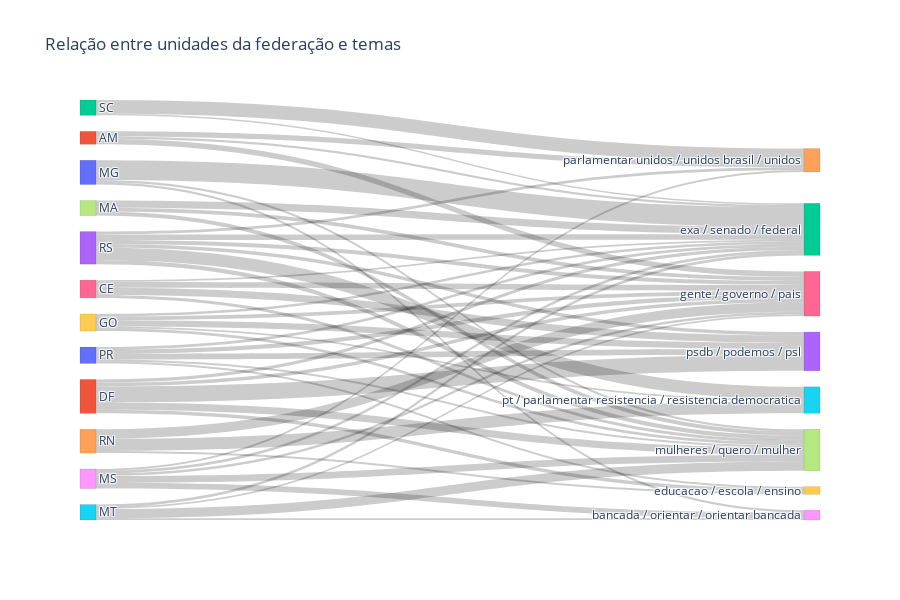

The notebook cell this image was saved under:
### Markdown cell above
### Unidades da federação e temas

A análise revela quais temas dominam a pauta dos senadores de cada estado.

### Code cell
fluxo_uf = preparar_fluxo(
    df_temas,
    origem='UF',
    destino='tema_label',
    top_origem=12,
    top_destino=8,
    min_fluxo=20
)

fluxo_uf_top = plotar_sankey(
    fluxo_uf,
    origem='UF',
    destino='tema_label',
    titulo='Relação entre unidades da federação e temas'
)

fluxo_uf_top.head(10)

### Figure 1 — Plotly figure (JSON) as saved in the notebook; plotly's stock layout.template omitted (floating-point values rounded to 4 significant figures)
{"data": [{"link": {"source": [0, 1, 2, 3, 4, 4, 5, 6, 1, 7, 8, 9, 6, 8, 10, 11, 3, 11, 3, 10, 3, 7, 7, 9, 1, 1, 3, 1, 6, 3, 8, 9, 10, 5, 9, 8, 0, 11, 0, 4, 10, 10, 8, 9, 5, 6, 5, 2], "target": [12, 13, 14, 15, 15, 16, 17, 13, 17, 12, 17, 13, 16, 18, 13, 16, 12, 14, 17, 16, 16, 17, 16, 16, 16, 19, 13, 12, 17, 14, 12, 17, 12, 12, 12, 16, 17, 12, 18, 19, 19, 17, 14, 15, 16, 12, 18, 12], "value": [237, 194, 164, 151, 146, 115, 112, 88, 87, 86, 81, 75, 71, 70, 68, 67, 67, 61, 50, 49, 49, 48, 47, 45, 44, 43, 41, 40, 34, 34, 33, 33, 32, 31, 31, 29, 29, 27, 26, 24, 24, 24, 22, 22, 22, 21, 21, 21]}, "node": {"color": ["#636EFA", "#EF553B", "#00CC96", "#AB63FA", "#FFA15A", "#19D3F3", "#FF6692", "#B6E880", "#FF97FF", "#FECB52", "#636EFA", "#EF553B", "#00CC96", "#AB63FA", "#FFA15A", "#19D3F3", "#FF6692", "#B6E880", "#FF97FF", "#FECB52"], "label": ["MG", "DF", "SC", "RS", "RN", "MT", "CE", "MA", "MS", "GO", "PR", "AM", "exa / senado / federal", "psdb / podemos / psl", "parlamentar unidos / unidos brasil / unidos", "pt / parlamentar resistencia / resistencia democratica", "gente / governo / pais", "mulheres / quero / mulher", "bancada / orientar / orientar bancada", "educacao / escola / ensino"], "line": {"color": "rgba(0,0,0,0.2)", "width": 0.5}, "pad": 16, "thickness": 16}, "type": "sankey"}], "layout": {"font": {"size": 12}, "height": 600, "title": {"text": "Relação entre unidades da federação e temas"}}}
